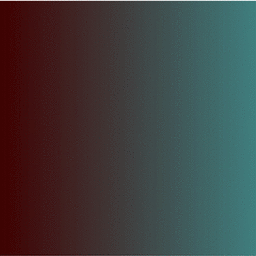
%> input picture Matlab/3d_novel_histogram_equalization_method/gradient.tif, 256 x 256 px
$ octave --eval "HistogramEq('gradient.tif');"   (GNU Octave 9; MATLAB toolbox functions it lacks are replaced by stand-ins)
%> lines starting %> are read from the running program, lines starting %| are printed output that depends on the picture
function HistogramEq(image_path)
%> called with image_path = 'gradient.tif'
orig_img = imread(image_path);
orig_img_size = size(orig_img);
%> orig_img_size = [256 256 4]
width = orig_img_size(1,1);
%> width = 256
height = orig_img_size(1,2);
%> height = 256
L = 256;
intensity_pdf = zeros(1,3*L,'double');
values = [1:3*L];
for i=1:width
    for j=1:height
        red = int32(orig_img(i,j,1));
        green = int32(orig_img(i,j,2));
        blue = int32(orig_img(i,j,3));
        ni = red + green + blue;
        intensity_pdf(1,ni+1) = intensity_pdf(1,ni+1) + double(1);
    end
end
%> after the loop, intensity_pdf = 768 values, max 3607 at index 183, min 0 at index 1, mean 85.33
intensity_pdf = intensity_pdf / (width*height);
%> intensity_pdf = 768 values, max 0.055 at index 183, min 0 at index 1, mean 0.0013
figure('Name', 'Original Image PDF','NumberTitle','off');
stem(values,intensity_pdf);
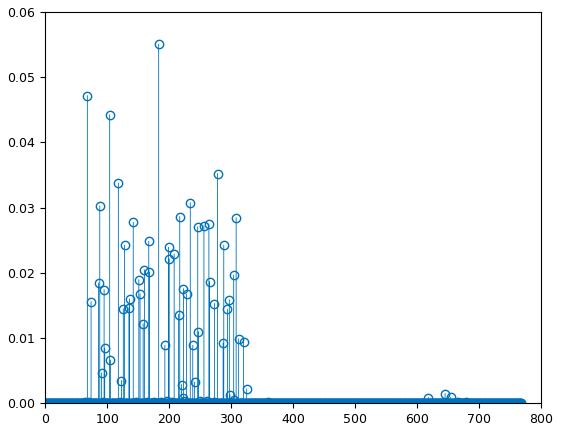
%> figure redrawn from the program's plot data; highest point at x = 183, y = 0.055
intensity_cdf = zeros(1,3*L,'double');
for i=1:3*L
    if(i==1)
        intensity_cdf(i) = intensity_pdf(i);
    else
        intensity_cdf(i) = intensity_cdf(i-1) + intensity_pdf(i);
    end
end
%> after the loop, intensity_cdf = 768 values from 0 to 1
figure('Name', 'Original Image CDF','NumberTitle','off');
plot(values,intensity_cdf);
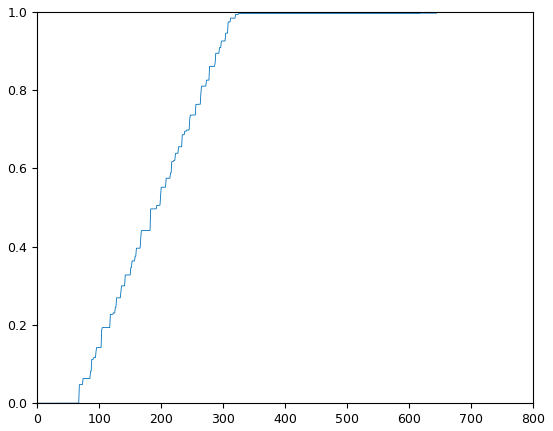
%> figure redrawn from the program's plot data; curve peaks at x = 679, y = 1
output_img = orig_img;
for i=1:width
    for j=1:height
        red = int32(orig_img(i,j,1));
        green = int32(orig_img(i,j,2));
        blue = int32(orig_img(i,j,3));
        input_intensity = red + green + blue;
        output_intensity = round(3*double(L*intensity_cdf(input_intensity + 1)));
        if(input_intensity~=0)
            alfa = double(output_intensity)/double(input_intensity);
        else
            alfa = 0;
        end
        if(alfa <= 1)
            output_red = alfa*red;
            output_green = alfa*green;
            output_blue = alfa*blue;
        else
            y_red = (L-1) - red;
            y_green = (L-1) - green;
            y_blue = (L-1) - blue;
            y_input_intensity = y_red + y_green + y_blue;
            y_output_intensity = 3*(L-1) - (output_intensity);
            if(y_input_intensity ~= 0)
                y_alfa = double(y_output_intensity)/double(y_input_intensity);
            else
                y_alfa = 0;
            end
            y_output_red = y_alfa*y_red;
            y_output_green = y_alfa*y_green;
            y_output_blue = y_alfa*y_blue;

            output_red = (L-1) - y_output_red;
            output_green = (L-1) - y_output_green;
            output_blue = (L-1) - y_output_blue;
        end
        output_img(i,j,1) = output_red;
        output_img(i,j,2) = output_green;
        output_img(i,j,3) = output_blue;
    end
end
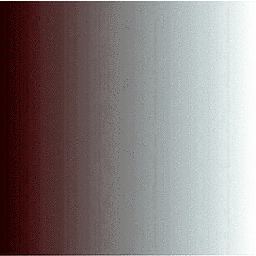
%> output_img: size 256x256x4 uint8; mean R, G, B, A 137.5, 128.2, 128, 255
%> after the loop, alfa = 2.13; output_blue = 255; output_green = 255; output_red = 255; y_alfa = 0; y_blue = 123; y_green = 123; y_input_intensity = 406; y_output_blue = 0; y_output_green = 0; y_output_intensity = 0; y_output_red = 0; y_red = 160
figure('Name', 'Original Image','NumberTitle','off');
imshow(orig_img);
%> (this line was passed over: imshow is not available in this run)
figure('Name', 'Equalized Image','NumberTitle','off');
imshow(output_img);
%> (this line was passed over: imshow is not available in this run)
output_intensity_pdf = zeros(1,3*L,'double');
for i=1:width
    for j=1:height
        red = int32(output_img(i,j,1));
        green = int32(output_img(i,j,2));
        blue = int32(output_img(i,j,3));
        ni = red + green + blue;
        output_intensity_pdf(1,ni+1) = output_intensity_pdf(1,ni+1) + double(1);
    end
end
%> after the loop, output_intensity_pdf = 768 values, max 3091 at index 37, min 0 at index 2, mean 85.33
output_intensity_pdf = output_intensity_pdf / (width*height);
%> output_intensity_pdf = 768 values, max 0.0472 at index 37, min 0 at index 2, mean 0.0013
figure('Name', 'Output Image PDF','NumberTitle','off');
stem(values,output_intensity_pdf);
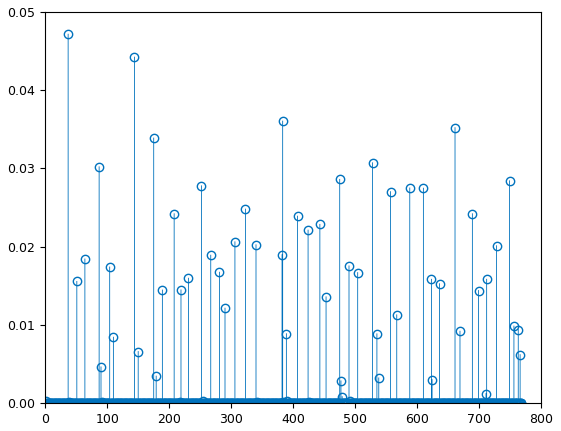
%> figure redrawn from the program's plot data; highest point at x = 37, y = 0.0472
output_intensity_cdf = zeros(1,3*L,'double');
for i=1:3*L
    if(i==1)
        output_intensity_cdf(i) = output_intensity_pdf(i);
    else
        output_intensity_cdf(i) = output_intensity_cdf(i-1) + output_intensity_pdf(i);
    end
end
%> after the loop, output_intensity_cdf = 768 values from 0.000259 to 1
figure('Name', 'Output Image CDF','NumberTitle','off');
plot(values,output_intensity_cdf);

end
